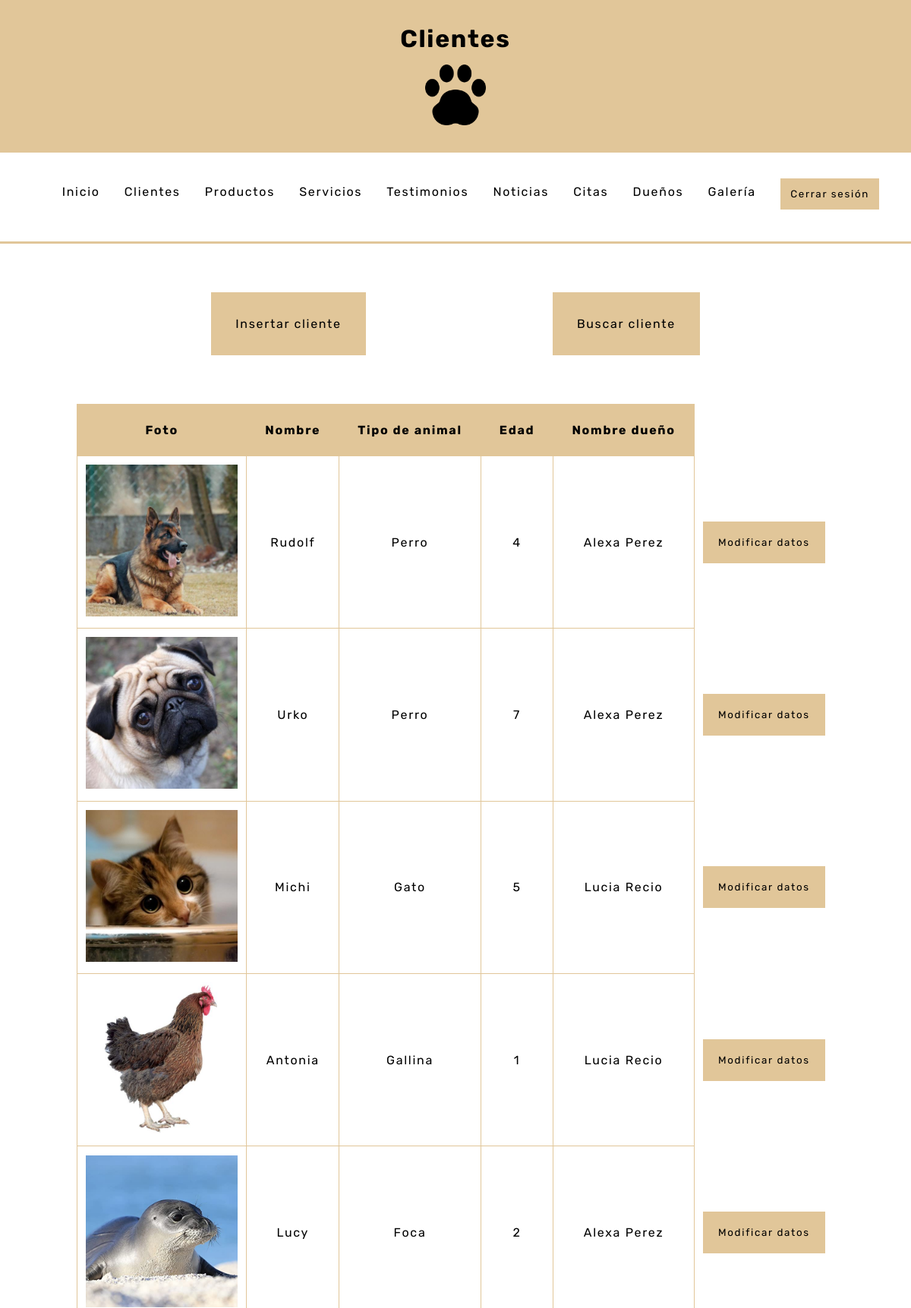
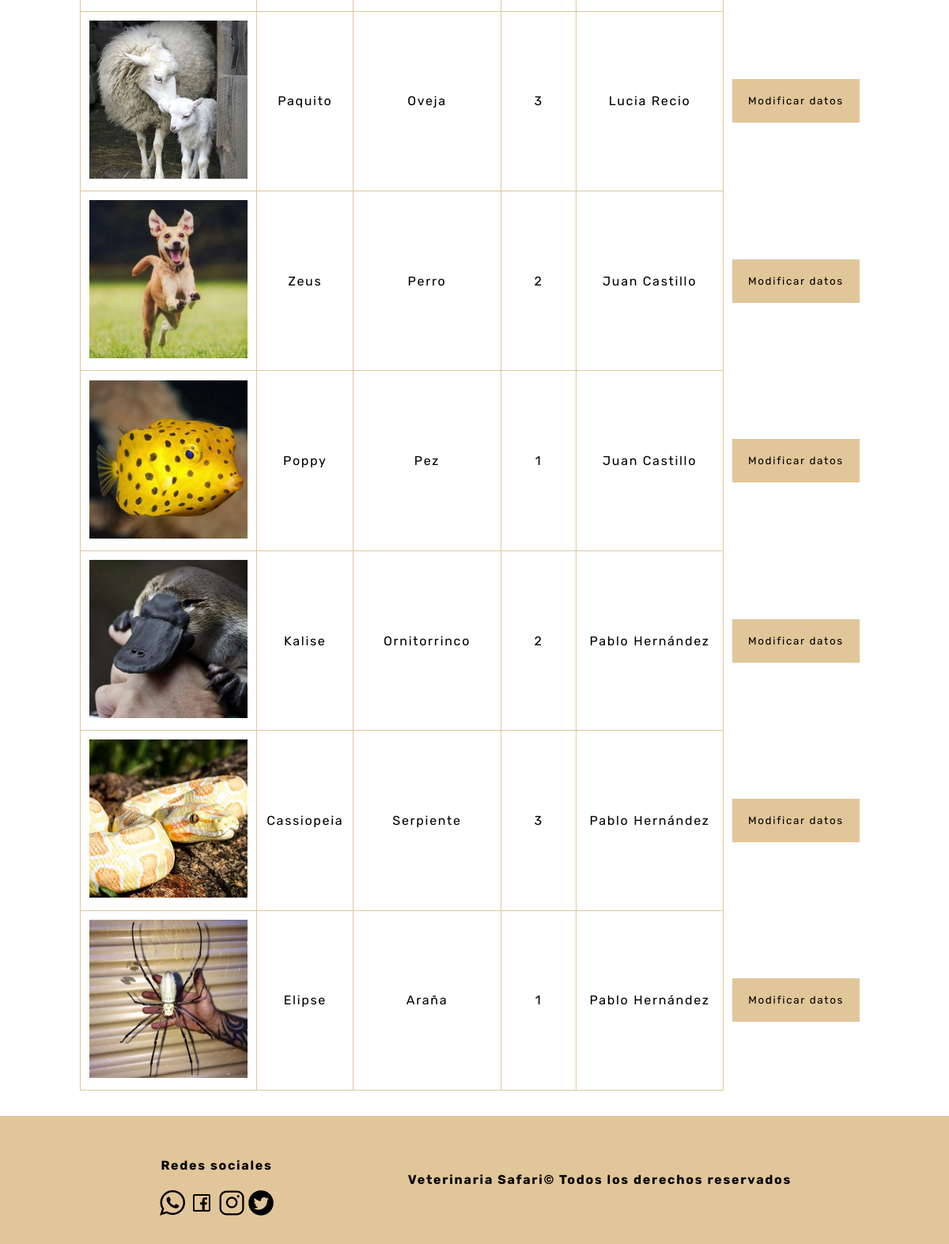
The app's page /php/paginas/clientes.php (signed in) with its own data (2 pictures, top to bottom).
### tables this page shows
CREATE TABLE `cliente` (
  `id` int(11) NOT NULL,
  `tipo_animal` varchar(30) NOT NULL,
  `nombre_animal` varchar(20) NOT NULL,
  `edad` int(2) UNSIGNED NOT NULL,
  `nombre_dueño` varchar(20) NOT NULL,
  `contraseña` varchar(20) NOT NULL,
  `telefono` varchar(9) NOT NULL,
  `foto` varchar(20) NOT NULL
);

### php/paginas/clientes.php (the view, shortened to what this page needs)
<!DOCTYPE html>
<html lang="es">
<head>
    <link rel="stylesheet" href="../../css/styles.css">
</head>
<body>
    <?php
        require_once("../funciones.php");
        echo mostrarCabecera("Clientes","../../index.php","../../img/huella.png");
    ?>
    <header>
        <?php
            echo mostrarNavAdmin("../../index.php","clientes.php","productos.php","servicios.php","testimonios.php","noticias.php","citas.php","dueños.php","galeria.php");
        ?>
    </header>
    <main>
        <div id="contenedor">
            <div class="insertar_datos">
                <div>
                    <a href="../insertar/insertar_cli.php">Insertar cliente</a>
                </div>
                <div>
                    <a href="../buscar/buscar_cli.php">Buscar cliente</a>
                </div>
            </div>
            <div id="contenedor_clientes">
                <div>
                    <table id="tablas_mostrar">
                        <tr id="cabecera_tabla">
                            <td>Foto</td>
                            <td>Nombre</td>
                            <td>Tipo de animal</td>
                            <td>Edad</td>
                            <td>Nombre dueño</td>
                        </tr>
                        <?php
                            $conex = conectarServidor();
                            $mostrarCli = $conex->query("select id,tipo_animal,nombre_animal,edad,nombre_dueño,foto
                                                        from cliente");
                            while($fila = $mostrarCli->fetch_array(MYSQLI_ASSOC)){
                                echo "<tr>
                                        <td><img class='foto_animal' src='../../img/clientes/$fila[foto]'</td>
                                        <td>$fila[nombre_animal]</td>
                                        <td>$fila[tipo_animal]</td>
                                        <td>$fila[edad]</td>
                                        <td>$fila[nombre_dueño]</td>
                                        <td class='tdForm'>
                                            <form class='form_td' action='../modificar/modificar_cliente.php' method='post'>
                                                <input type='submit' name='enviar' value='Modificar datos'>
                                                <input type='hidden' name='id_cliente' value='$fila[id]'>
                                            </form>
                                        </td>
                                    </tr>";
                            }
                        ?>
                    </table>
                </div>
            </div>
        </div>
    </main>
    <footer>
        <?php
            echo mostrarFooter('../../img/whatsapp.png','../../img/face.png','../../img/insta.png','../../img/tw.png');
        ?>
    </footer>
</body>
</html>

### php/funciones.php (shortened to what this page needs)
<?php
    function mostrarCabecera($nombre_pagina=0,$ruta='',$ruta_img){
        $re="<div id='cabecera'>
                <h1>$nombre_pagina</h1>
                <a href='$ruta'>
                    <img id='foto_logo' src='$ruta_img' alt='logo'>
                </a>
              </div>";
        return $re;
    }
    function mostrarNavAdmin($index,$clientes,$productos,$servicios,$testimonios,$noticias,$citas,$dueños,$galeria){
        $re="<nav>
            <ul>
                <li>
                    <a class='a_menu' href='$index'>Inicio</a>
                </li>
                <li>
                    <a class='a_menu' href='$clientes'>Clientes</a>
                </li>
                <li>
                    <a class='a_menu' href='$productos'>Productos</a>
                </li>
                <li>
                    <a class='a_menu' href='$servicios'>Servicios</a>
                </li>
                <li>
                    <a class='a_menu' href='$testimonios'>Testimonios</a>
                </li>
                <li>
                    <a class='a_menu' href='$noticias'>Noticias</a>
                </li>
                <li>
                    <a class='a_menu' href='$citas'>Citas</a>
                </li>
                <li>
                    <a class='a_menu' href='$dueños'>Dueños</a>
                </li>
                <li>
                    <a class='a_menu' href='$galeria'>Galería</a>
                </li>
                <li>
                    <form id='cerrar' action='#' method='POST'>
                        <input type='submit' name='cerrar_sesion' value='Cerrar sesión'>
                    </form>
                </li>
            </ul>
        </nav>";
        return $re;
    }
    function mostrarFooter($w,$f,$i,$t){
        $re = "<div id='redes'>
            <h4>Redes sociales</h4>
            <div id='lista_redes'>
                <li><a href=''><img src='$w'></a></li>
                <li><a href=''><img src='$f'></a></li>
                <li><a href=''><img src='$i'></a></li>
                <li><a href=''><img src='$t'></a></li>
            </div>
        </div>
        <div id='judiciales'>
            <h4>Veterinaria Safari© Todos los derechos reservados</h4>
        </div>";
        return $re;
    }
?>

### css/styles.css (style rules this page uses)
* { font-family: 'Rubik', sans-serif; letter-spacing: 1.7px; }
body { margin: 0; }
#contenedor { margin: 0; max-width: 100%; align-items: center; justify-content: center; display: block; }
h1 { margin: 0px; }
#cabecera { background-color: #e1c699; padding: 2em; text-align: center; }
#foto_logo { width: 80px; height: 80px; margin-top: 15px; }
nav { padding: 1.6em; background-color: white; border-bottom: 3px solid #e1c699; }
header { position: sticky; top: 0px; z-index: 1000000; }
nav>ul { list-style: none; display: flex; justify-content: space-around; }
a { text-decoration: none; color: black; }
footer { background-color: #e1c699; padding: 2em; display: flex; align-items: center; justify-content: space-evenly; }
#judiciales>h4 { margin: 0; }
#redes { text-align: center; width: 150px; }
#lista_redes { list-style: none; display: flex; justify-content: space-around; }
input[type="submit"],input[type="reset"] { background-color: #e1c699; padding: 1em; border: none; }
.insertar_datos { margin-top: 2em; padding: 2em; display: flex; justify-content: space-evenly; }
.insertar_datos>div { padding: 2em; background-color: #e1c699; }
.foto_animal { width: 200px; height: 200px; }
#contenedor_clientes, #contenedorPro, #contenedorSer, #contenedorTes, #contenedor_calendario { display: flex; justify-content: center; margin-top: 2em; margin-bottom: 2em; }
#tablas_mostrar { text-align: center; }
table { border-collapse: collapse; }
td,td { border: 1px solid #e1c699; padding: 0.7em; }
.tdForm { border: 0px; }
.form_td>input[type="submit"] { padding: 1.5em; background-color: #e1c699; }
#cabecera_tabla>td { background-color: #e1c699; font-weight: bold; padding: 1.5em; }
#cerrar { margin-top: -0.5em; }

### records on screen
cliente: foto (picture), nombre_animal "Rudolf", tipo_animal "Perro", edad "4", nombre_dueño "Alexa Perez"
cliente: foto (picture), nombre_animal "Urko", tipo_animal "Perro", edad "7", nombre_dueño "Alexa Perez"
cliente: foto (picture), nombre_animal "Michi", tipo_animal "Gato", edad "5", nombre_dueño "Lucia Recio"
cliente: foto (picture), nombre_animal "Antonia", tipo_animal "Gallina", edad "1", nombre_dueño "Lucia Recio"
cliente: foto (picture), nombre_animal "Lucy", tipo_animal "Foca", edad "2", nombre_dueño "Alexa Perez"
cliente: foto (picture), nombre_animal "Paquito", tipo_animal "Oveja", edad "3", nombre_dueño "Lucia Recio"
cliente: foto (picture), nombre_animal "Zeus", tipo_animal "Perro", edad "2", nombre_dueño "Juan Castillo"
cliente: foto (picture), nombre_animal "Poppy", tipo_animal "Pez", edad "1", nombre_dueño "Juan Castillo"
cliente: foto (picture), nombre_animal "Kalise", tipo_animal "Ornitorrinco", edad "2", nombre_dueño "Pablo Hernández"
cliente: foto (picture), nombre_animal "Cassiopeia", tipo_animal "Serpiente", edad "3", nombre_dueño "Pablo Hernández"
cliente: foto (picture), nombre_animal "Elipse", tipo_animal "Araña", edad "1", nombre_dueño "Pablo Hernández"

### other values on screen
$nombre_pagina "Clientes"
